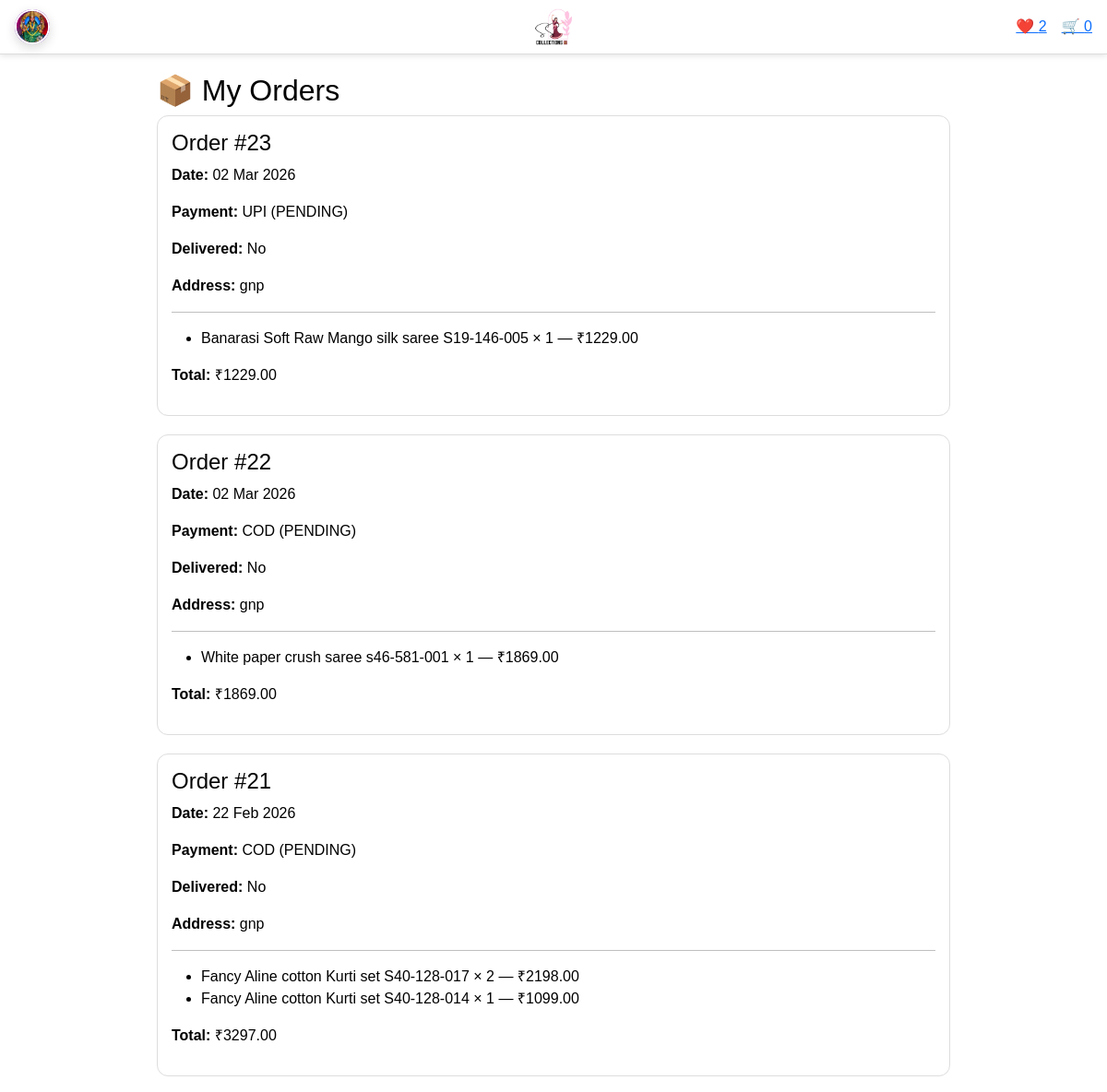
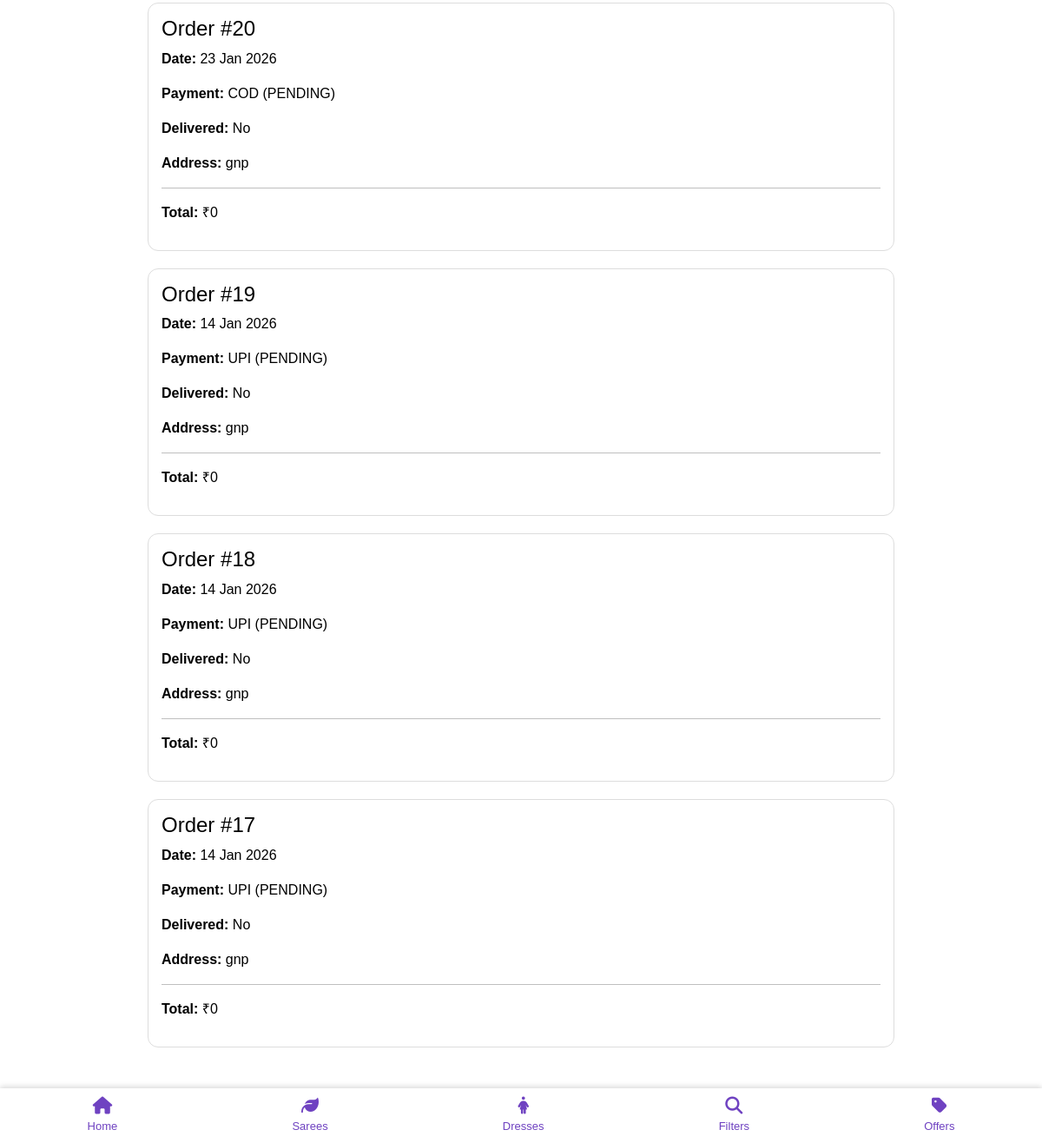
The app's page /my-orders/ (signed in) with its own data (2 pictures, top to bottom).
### shop/models.py (models this page shows, shortened)
class Profile(models.Model):
    user = models.OneToOneField(User, on_delete=models.CASCADE, related_name="profile")
    phone = models.CharField(max_length=20, blank=True)
    address = models.TextField(blank=True)
    profile_image = models.ImageField(
        upload_to="profiles/",
        blank=True,
        null=True
    )

class Order(models.Model):
    PAYMENT_METHODS = [
        ("COD", "Cash on Delivery"),
        ("RAZORPAY", "Razorpay"),
        ("UPI", "UPI"),
    ]
    PAYMENT_STATUS = [
        ("PENDING", "Pending"),
        ("PAID", "Paid"),
        ("FAILED", "Failed"),
    ]
    user = models.ForeignKey(User, on_delete=models.CASCADE)
    created_at = models.DateTimeField(auto_now_add=True)
    delivered = models.BooleanField(default=False)
    address = models.TextField(blank=True)
    payment_method = models.CharField(max_length=20, choices=PAYMENT_METHODS, default="COD")
    payment_status = models.CharField(max_length=20, choices=PAYMENT_STATUS, default="PENDING")
    razorpay_order_id = models.CharField(max_length=200, blank=True, null=True)
    razorpay_payment_id = models.CharField(max_length=200, blank=True, null=True)
    razorpay_signature = models.CharField(max_length=200, blank=True, null=True)
    def total_amount(self):
        return sum(item.subtotal() for item in self.items.all())

class OrderItem(models.Model):
    order = models.ForeignKey(Order, on_delete=models.CASCADE, related_name="items")
    product = models.ForeignKey(Product, on_delete=models.CASCADE)
    quantity = models.PositiveIntegerField(default=1)
    price = models.DecimalField(max_digits=10, decimal_places=2)
    def subtotal(self):
        return self.price * self.quantity

class Product(models.Model):
    CATEGORY_CHOICES = [
        ("sarees", "Sarees"),
        ("dress", "Dresses"),
        ("offers", "Offers"),
    ]
    name = models.CharField(max_length=255)
    category = models.CharField(max_length=50, choices=CATEGORY_CHOICES)
    price = models.DecimalField(max_digits=10, decimal_places=2)
    available = models.BooleanField(default=True)
    image = CloudinaryField("image", blank=True, null=True)
    description = models.TextField(blank=True)
    details = models.TextField(blank=True)
    show_on_homepage = models.BooleanField(default=True)
    is_offer = models.BooleanField(default=False)
    created_at = models.DateTimeField(auto_now_add=True)
    class Meta:
        ordering = ["-created_at"]

### shop/views.py (the view)
# urls.py: path("my-orders/", views.my_orders, name="my_orders"),
@login_required
def my_orders(request):
    orders = Order.objects.filter(user=request.user).order_by("-created_at")
    return render(request, "shop/my_orders.html", {
        "orders": orders
    })

### shop/context_processors.py (called while the page is built)
def user_counts(request):
    cart_count = 0
    wishlist_count = 0
    if request.user.is_authenticated:
        cart = request.session.get('cart', {})
        cart_count = sum(cart.values())  # sum of all quantities
        wishlist_count = Wishlist.objects.filter(user=request.user).count()
    return {
        'cart_count': cart_count,
        'wishlist_count': wishlist_count,
    }

### templates/shop/my_orders.html (shortened to what this page needs)
{% extends "shop/base.html" %}
{% block content %}
<div style="max-width:900px;margin:auto;padding:20px;">
  <h2>📦 My Orders</h2>
  {% if orders %}
    {% for order in orders %}
      <div style="border:1px solid #ddd;padding:15px;margin-bottom:20px;border-radius:12px;">
        <h4>Order #{{ order.id }}</h4>
        <p><b>Date:</b> {{ order.created_at|date:"d M Y" }}</p>
        <p><b>Payment:</b> {{ order.payment_method }} ({{ order.payment_status }})</p>
        <p><b>Delivered:</b> {{ order.delivered|yesno:"Yes,No" }}</p>
        <p><b>Address:</b> {{ order.address }}</p>
        <hr>
        <ul>
          {% for item in order.items.all %}
            <li>
              {{ item.product.name }} × {{ item.quantity }}
              — ₹{{ item.subtotal }}
            </li>
          {% endfor %}
        </ul>
        <p><b>Total:</b> ₹{{ order.total_amount }}</p>
      </div>
    {% endfor %}
  {% else %}
    <p>No orders yet.</p>
  {% endif %}
</div>
{% endblock %}

### templates/shop/base.html (shortened to what this page needs)
{% load static %}
<!DOCTYPE html>
<html lang="en">
<head>
     <link href="https://cdn.jsdelivr.net/npm/bootstrap@5.3.2/dist/css/bootstrap.min.css" rel="stylesheet">
    <link rel="stylesheet" href="{% static 'shop/css/styles.css' %}" />
    <link rel="stylesheet"
          href="https://cdnjs.cloudflare.com/ajax/libs/font-awesome/6.5.0/css/all.min.css"/>
</head>
<body>
<nav class="top-nav">
    <div class="profile-wrapper">
        <button class="profile-btn" onclick="toggleProfile()">
            <div class="avatar">
                {% if user.is_authenticated %}
                    {% if user.profile.profile_image %}
                        <img src="{{ user.profile.profile_image.url }}">
                    {% else %}
                        {{ user.username|slice:":1"|upper }}
                    {% endif %}
                {% else %}
                    <i class="fa fa-user"></i>
                {% endif %}
            </div>
        </button>
    </div>
    <a href="{% url 'home' %}" class="logo-center">
        <img src="{% static 'shop/images/ammuu logo.jpg' %}" height="40">
    </a>
    <div class="top-nav-right">
      {% if user.is_authenticated %}
        <a href="{% url 'wishlist' %}">❤️ {{ wishlist_count }}</a>
        <a href="{% url 'cart' %}">🛒 {{ cart_count }}</a>
      {% endif %}
    </div>
</nav>
{% block content %}{% endblock %}
<nav class="bottom-nav">
    <a href="{% url 'home' %}">
        <i class="fa-solid fa-house"></i>
        <span>Home</span>
    </a>
     <a href="{% url 'category' 'sarees' %}">
       <i class="fa-solid fa-leaf"></i>
          <span>Sarees</span>
    </a>
    <a href="{% url 'category' 'dresses' %}">
        <i class="fa-solid fa-person-dress"></i>
        <span>Dresses</span>
    </a>
    <a href="javascript:void(0);" onclick="toggleFilters()">
        <i class="fa-solid fa-magnifying-glass"></i>
        <span>Filters</span>
    </a>
    <a href="{% url 'offers' %}">
        <i class="fa-solid fa-tag"></i>
        <span>Offers</span>
    </a>
</nav>
</body>
</html>

### shop/static/shop/css/styles.css (style rules this page uses)
:root { --bg: #ffffff; --primary: #0b7285; --radius: 12px; }
* { box-sizing: border-box; margin: 0; padding: 0; }
body { font-family: 'Josefin Sans', sans-serif; color: #000; background: var(--bg); }
.top-nav { display: flex; justify-content: space-between; align-items: center; padding: 10px 20px; background: #f8f8f8; border-bottom: 1px solid #ddd; position: sticky; top: 0; z-index: 1000; }
.profile-wrapper { position: relative; }
.profile-btn { background: none; border: none; cursor: pointer; display: flex; align-items: center; gap: 8px; font-size: 14px; }
.avatar { width: 34px; height: 34px; border-radius: 50%; background: linear-gradient(135deg, #0b7285, #22b8cf); color: #fff; display: flex; align-items: center; justify-content: center; font-weight: bold; font-size: 14px; }
.bottom-nav { position: fixed; bottom: 0; left: 0; right: 0; background: #fff; display: flex; justify-content: space-around; align-items: center; padding: 8px 0; box-shadow: 0 -2px 6px rgba(0,0,0,0.15); z-index: 4000; }
.bottom-nav a { display: flex; flex-direction: column; align-items: center; justify-content: center; text-decoration: none; color: #000; font-size: 12px; gap: 4px; }
.bottom-nav i { font-size: 18px; }
.profile-btn { display: flex; align-items: center; gap: 8px; background: linear-gradient(135deg, #0b7285, #20c997); color: #fff; border: none; padding: 8px 14px; border-radius: 30px; font-size: 14px; cursor: pointer; transition: all 0.3s ease; box-shadow: 0 4px 12px rgba(0,0,0,0.15); }
.bottom-nav { position: fixed; bottom: 0; left: 0; right: 0; background: #fff; display: flex; justify-content: space-around; align-items: center; padding: 10px 0; box-shadow: 0 -2px 6px rgba(0,0,0,0.15); z-index: 4000; }
.bottom-nav a { display: flex; flex-direction: column; align-items: center; justify-content: center; text-decoration: none; color: #6f42c1; font-size: 13px; gap: 4px; }
.bottom-nav i { font-size: 20px; }

### templates/shop/base.html (style rules this page uses)
body { margin: 0; padding-bottom: 70px; }
.profile-wrapper { position: relative; }
.profile-btn { background: transparent; border: none; padding: 0; cursor: pointer; }
.avatar { width: 38px; height: 38px; border-radius: 50%; background: #6a0dad; display: flex; align-items: center; justify-content: center; color: #ffffff; font-size: 18px; }
.avatar img { width: 100%; height: 100%; border-radius: 50%; object-fit: cover; border: 2px solid #fff; }
.top-nav { display: flex; align-items: center; padding: 10px 16px; background: #fff; box-shadow: 0 2px 6px rgba(0,0,0,0.1); position: sticky; top: 0; z-index: 3000; }
.top-nav-right { display: flex; align-items: center; gap: 16px; }
.logo-center { position: absolute; left: 50%; transform: translateX(-50%); }

### records on screen
Order: id "23", created_at "02 Mar 2026", payment_method "UPI", payment_status "PENDING", delivered "No", address "gnp", total_amount "1229.00"
OrderItem: product.name "Banarasi Soft Raw Mango silk saree S19-146-005", quantity "1", subtotal "1229.00"
Order: id "22", created_at "02 Mar 2026", payment_method "COD", payment_status "PENDING", delivered "No", address "gnp", total_amount "1869.00"
OrderItem: product.name "White paper crush saree s46-581-001", quantity "1", subtotal "1869.00"
Order: id "21", created_at "22 Feb 2026", payment_method "COD", payment_status "PENDING", delivered "No", address "gnp", total_amount "3297.00"
OrderItem: product.name "Fancy Aline cotton Kurti set S40-128-017", quantity "2", subtotal "2198.00"
OrderItem: product.name "Fancy Aline cotton Kurti set S40-128-014", quantity "1", subtotal "1099.00"
Order: id "20", created_at "23 Jan 2026", payment_method "COD", payment_status "PENDING", delivered "No", address "gnp", total_amount "0"
Order: id "19", created_at "14 Jan 2026", payment_method "UPI", payment_status "PENDING", delivered "No", address "gnp", total_amount "0"
Order: id "18", created_at "14 Jan 2026", payment_method "UPI", payment_status "PENDING", delivered "No", address "gnp", total_amount "0"
Order: id "17", created_at "14 Jan 2026", payment_method "UPI", payment_status "PENDING", delivered "No", address "gnp", total_amount "0"

### other values on screen
{{ wishlist_count }} "2"
{{ cart_count }} "0"
